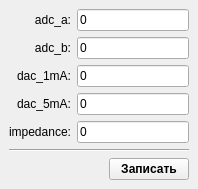
<ui version="4.0" >
 <class>MainWindow</class>
 <widget class="QMainWindow" name="MainWindow" >
  <property name="geometry" >
   <rect>
    <x>0</x>
    <y>0</y>
    <width>198</width>
    <height>181</height>
   </rect>
  </property>
  <property name="windowTitle" >
   <string>MainWindow</string>
  </property>
  <widget class="QWidget" name="centralwidget" >
   <layout class="QGridLayout" >
    <item row="0" column="0" >
     <widget class="QLabel" name="label" >
      <property name="text" >
       <string>adc_a:</string>
      </property>
      <property name="alignment" >
       <set>Qt::AlignRight|Qt::AlignTrailing|Qt::AlignVCenter</set>
      </property>
     </widget>
    </item>
    <item row="0" column="1" colspan="2" >
     <widget class="QLineEdit" name="le_adc_a" >
      <property name="text" >
       <string>0</string>
      </property>
     </widget>
    </item>
    <item row="1" column="0" >
     <widget class="QLabel" name="label_2" >
      <property name="text" >
       <string>adc_b:</string>
      </property>
      <property name="alignment" >
       <set>Qt::AlignRight|Qt::AlignTrailing|Qt::AlignVCenter</set>
      </property>
     </widget>
    </item>
    <item row="1" column="1" colspan="2" >
     <widget class="QLineEdit" name="le_adc_b" >
      <property name="text" >
       <string>0</string>
      </property>
     </widget>
    </item>
    <item row="2" column="0" >
     <widget class="QLabel" name="label_3" >
      <property name="text" >
       <string>dac_1mA:</string>
      </property>
      <property name="alignment" >
       <set>Qt::AlignRight|Qt::AlignTrailing|Qt::AlignVCenter</set>
      </property>
     </widget>
    </item>
    <item row="2" column="1" colspan="2" >
     <widget class="QLineEdit" name="le_dac_1mA" >
      <property name="text" >
       <string>0</string>
      </property>
     </widget>
    </item>
    <item row="3" column="0" >
     <widget class="QLabel" name="label_4" >
      <property name="text" >
       <string>dac_5mA:</string>
      </property>
      <property name="alignment" >
       <set>Qt::AlignRight|Qt::AlignTrailing|Qt::AlignVCenter</set>
      </property>
     </widget>
    </item>
    <item row="3" column="1" colspan="2" >
     <widget class="QLineEdit" name="le_dac_5mA" >
      <property name="text" >
       <string>0</string>
      </property>
     </widget>
    </item>
    <item row="4" column="0" >
     <widget class="QLabel" name="label_5" >
      <property name="text" >
       <string>impedance:</string>
      </property>
      <property name="alignment" >
       <set>Qt::AlignRight|Qt::AlignTrailing|Qt::AlignVCenter</set>
      </property>
     </widget>
    </item>
    <item row="4" column="1" colspan="2" >
     <widget class="QLineEdit" name="le_impedance" >
      <property name="text" >
       <string>0</string>
      </property>
     </widget>
    </item>
    <item row="5" column="0" colspan="3" >
     <widget class="Line" name="line_2" >
      <property name="orientation" >
       <enum>Qt::Horizontal</enum>
      </property>
     </widget>
    </item>
    <item row="6" column="0" colspan="2" >
     <spacer>
      <property name="orientation" >
       <enum>Qt::Horizontal</enum>
      </property>
      <property name="sizeHint" >
       <size>
        <width>40</width>
        <height>20</height>
       </size>
      </property>
     </spacer>
    </item>
    <item row="6" column="2" >
     <widget class="QPushButton" name="pb_write" >
      <property name="font" >
       <font>
        <weight>75</weight>
        <bold>true</bold>
       </font>
      </property>
      <property name="text" >
       <string>Записать</string>
      </property>
     </widget>
    </item>
   </layout>
  </widget>
 </widget>
 <resources/>
 <connections/>
</ui>
